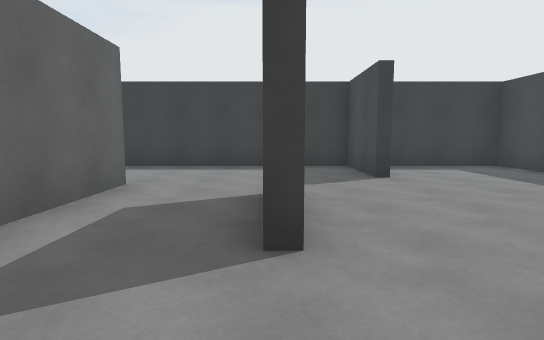
view 1 (above)

12 first-person views from a walk through a Unity game level. The camera is 1.4 m above the floor, tilts 6° down and sees 80° across. The floor is counted in squares, 2 m on a side. Each view is taken from the middle of a square. On the plan, view 1 faces up. The plan holds only what a view shows up to about 10 squares ahead; the rest is blank. The player is left out.

view 2
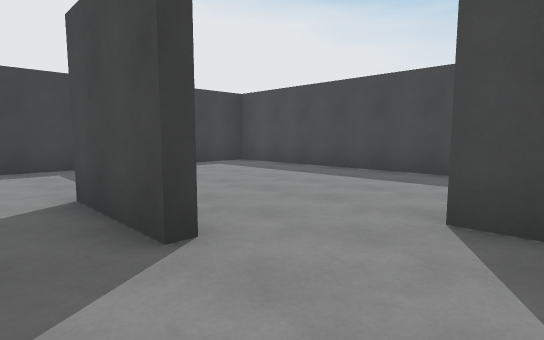

view 3
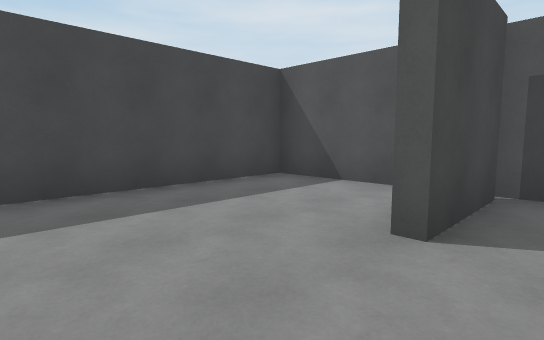

view 4
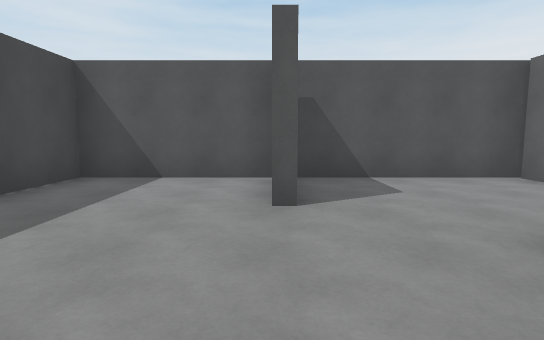

view 5
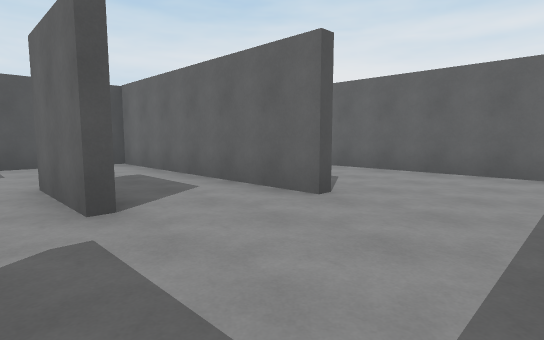

view 6
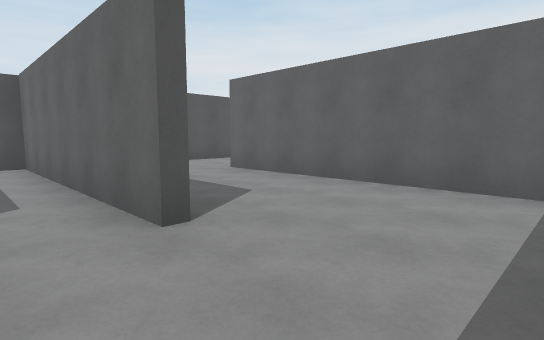

view 7
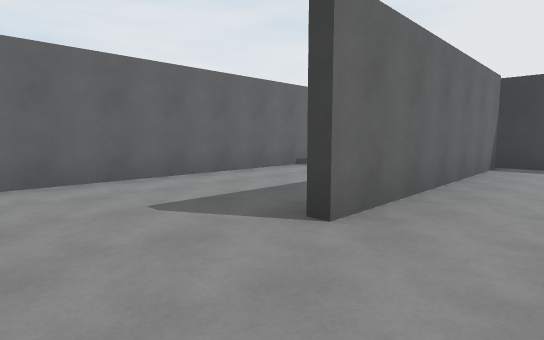

view 8
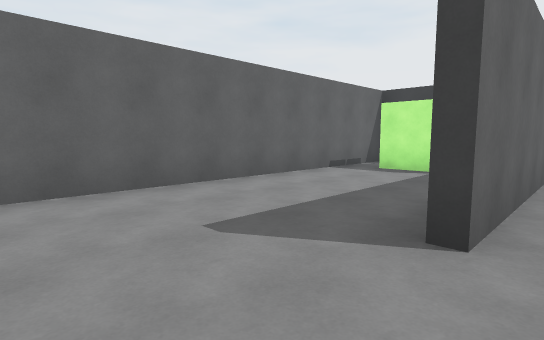

view 9
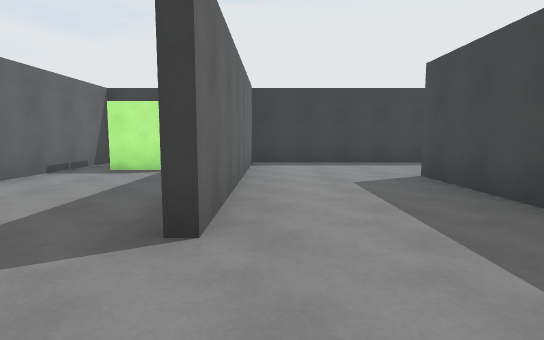

view 10
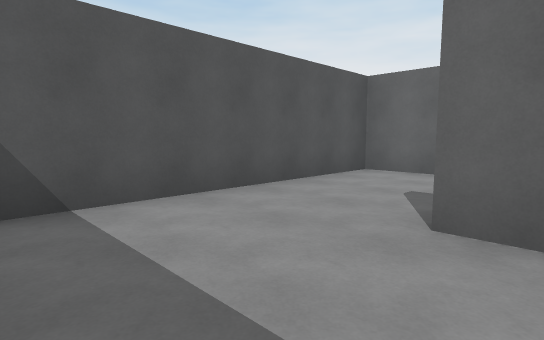

view 11
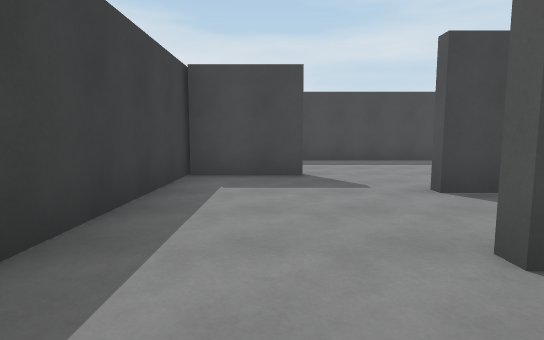

view 12
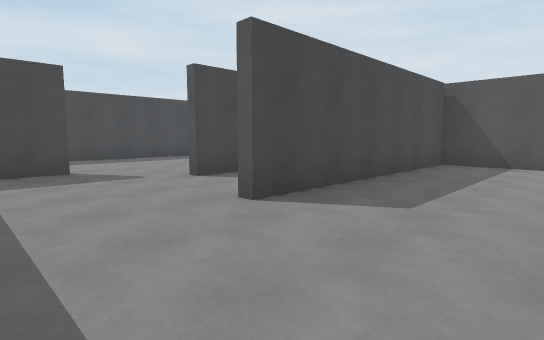

### Floor plan
Points are (right, up) in squares from view 1. A wall is a line through its corners. A room is listed if a view was taken in it or the views show most of it. See-through windows are left out.
Room 1 (views 1, 2, 3, 4)
walls: (1.8, -1.2) (1.8, 0.9); (0.2, 4) (0.2, 1.9); (-2.1, 1.6) (-2.1, -1.4); (-1.9, -1.5) (5.3, -1.5) (5.3, 7.5) (2.1, 7.5)
ways out: opening at (-1, 2.5) to room 2; opening at (0.5, 4.5) to room 2
Room 2 (views 5, 6, 7, 8, 9, 10, 11, 12)
walls: (-7.2, 5.6) (-8.4, 5.6); (-2.1, 4.8) (-2.1, 1.6); (-5.5, 7.2) (-5.5, 1.1); (-0.1, 1.9) (-0.1, 4); (-2.4, -1.4) (-2.4, 4.8); (-9.2, 7.5) (-9.2, -1.5) (-1.9, -1.5); (1.8, 5.4) (1.8, 7.5); (2.1, 7.5) (-5.6, 7.5)
ways out: opening at (-1, 2.5) to room 1; opening at (0.5, 4.5) to room 1

Where each view was taken, in squares from view 1:
view 1: 0 up, 0 right, facing up
view 2: 0 up, 1 left, facing up-right
view 3: 3 up, 1 right, facing down-right
view 4: 4 up, 2 right, facing down
view 5: 7 up, 1 right, facing down-left
view 6: 7 up, 1 left, facing down-left
view 7: 1 down, 4 left, facing up-left
view 8: 1 down, 5 left, facing up-left
view 9: 1 down, 5 left, facing up
view 10: 2 up, 3 left, facing down-left
view 11: 6 up, 4 left, facing right
view 12: 7 up, 5 left, facing down-right
